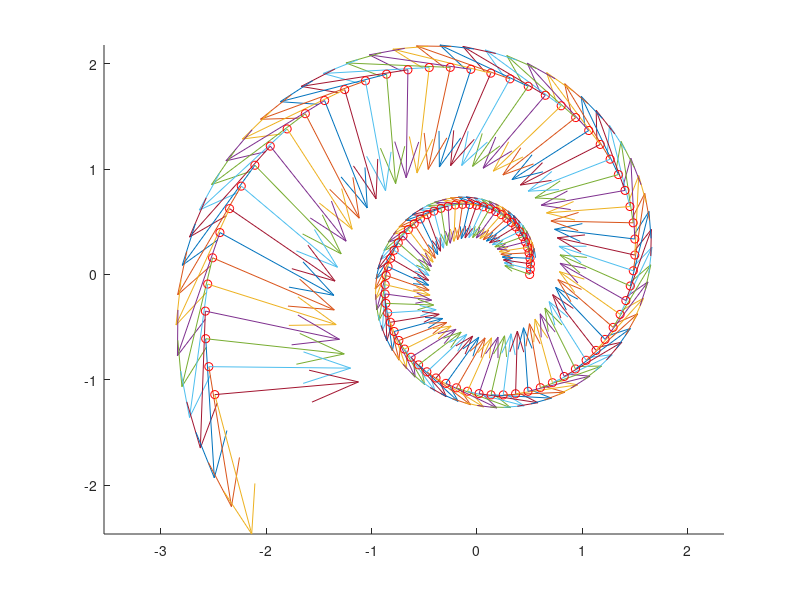

Source code (MATLAB):
clear all; close all; hold on;

axis equal;

a = 1.4;
A = [cos(a) -sin(a) 
     sin(a)  cos(a)];
 
 X0 =[0.5
     0];
 t = 0:0.1:10;
 l = length(t);
 
 
 for i=1:l
     %subplot(2,2,[1,3]);
     X =expm(t(i)*A)*X0;
     plot(X(1),X(2),'or'); hold on;
     
     V = A*X;
     V_norme (i)= norm(V);
     quiver(X(1),X(2),V(1),V(2),0.5); hold on; 
     surf ([X(1)],[X(2)],[norm(V)]);hold on;
     
     Ac = A*V;
     Ac_norme (i)= norm(Ac); hold on; 
     quiver(X(1),X(2),Ac(1),Ac(2),0.5); hold on;
   
 end;

%  subplot(2,2,2);
%  plot(t,V_norme);
%  
%  subplot(2,2,4);
%  plot(t,Ac_norme);
%  
%  subplot(2,2,[1,3]);
%  for x = -2.5:0.1:2.5
%      for y =-2.5:0.1:2.5
%          
% 
%          V = A*[x;y];
%          quiver(x,y,V(1),V(2),0.2);
%      end
%  end
 
